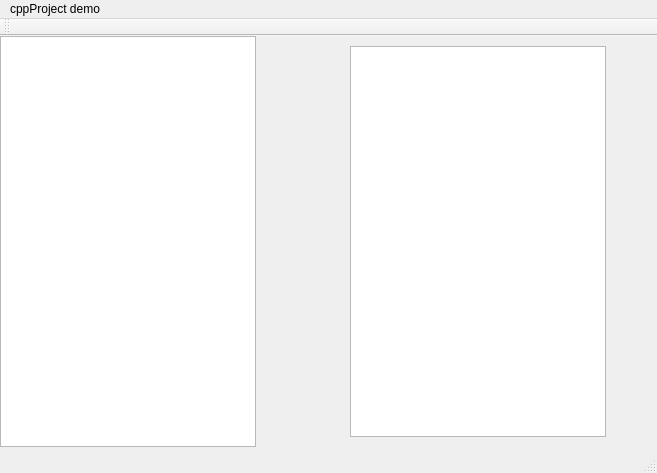
<?xml version="1.0" encoding="UTF-8"?>
<ui version="4.0">
 <class>MainWindow</class>
 <widget class="QMainWindow" name="MainWindow">
  <property name="geometry">
   <rect>
    <x>0</x>
    <y>0</y>
    <width>657</width>
    <height>473</height>
   </rect>
  </property>
  <property name="windowTitle">
   <string>MainWindow</string>
  </property>
  <widget class="QWidget" name="centralWidget">
   <widget class="QListView" name="listView">
    <property name="geometry">
     <rect>
      <x>0</x>
      <y>0</y>
      <width>256</width>
      <height>411</height>
     </rect>
    </property>
   </widget>
   <widget class="QTextBrowser" name="textBrowser">
    <property name="geometry">
     <rect>
      <x>350</x>
      <y>10</y>
      <width>256</width>
      <height>391</height>
     </rect>
    </property>
   </widget>
  </widget>
  <widget class="QMenuBar" name="menuBar">
   <property name="geometry">
    <rect>
     <x>0</x>
     <y>0</y>
     <width>657</width>
     <height>22</height>
    </rect>
   </property>
   <widget class="QMenu" name="menucppProject_demo">
    <property name="title">
     <string>cppProject demo</string>
    </property>
   </widget>
   <addaction name="menucppProject_demo"/>
  </widget>
  <widget class="QToolBar" name="mainToolBar">
   <attribute name="toolBarArea">
    <enum>TopToolBarArea</enum>
   </attribute>
   <attribute name="toolBarBreak">
    <bool>false</bool>
   </attribute>
  </widget>
  <widget class="QStatusBar" name="statusBar"/>
 </widget>
 <layoutdefault spacing="6" margin="11"/>
 <resources/>
 <connections/>
</ui>
